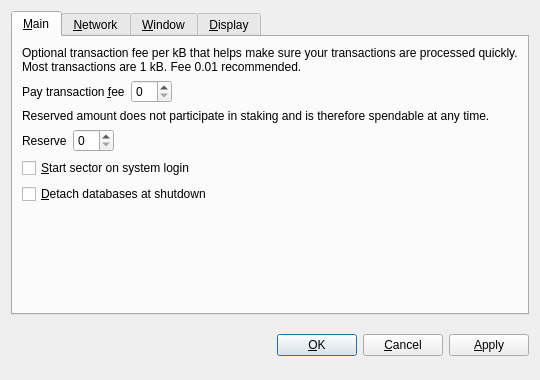
<?xml version="1.0" encoding="UTF-8"?>
<ui version="4.0">
 <class>OptionsDialog</class>
 <widget class="QDialog" name="OptionsDialog">
  <property name="geometry">
   <rect>
    <x>0</x>
    <y>0</y>
    <width>540</width>
    <height>380</height>
   </rect>
  </property>
  <property name="windowTitle">
   <string>Options</string>
  </property>
  <property name="modal">
   <bool>true</bool>
  </property>
  <layout class="QVBoxLayout" name="verticalLayout">
   <item>
    <widget class="QTabWidget" name="tabWidget">
     <property name="tabPosition">
      <enum>QTabWidget::North</enum>
     </property>
     <property name="currentIndex">
      <number>0</number>
     </property>
     <widget class="QWidget" name="tabMain">
      <attribute name="title">
       <string>&amp;Main</string>
      </attribute>
      <layout class="QVBoxLayout" name="verticalLayout_Main">
       <item>
        <widget class="QLabel" name="transactionFeeInfoLabel">
         <property name="text">
          <string>Optional transaction fee per kB that helps make sure your transactions are processed quickly. Most transactions are 1 kB. Fee 0.01 recommended.</string>
         </property>
         <property name="textFormat">
          <enum>Qt::PlainText</enum>
         </property>
         <property name="wordWrap">
          <bool>true</bool>
         </property>
        </widget>
       </item>
       <item>
        <layout class="QHBoxLayout" name="horizontalLayoutFee">
         <item>
          <widget class="QLabel" name="transactionFeeLabel">
           <property name="text">
            <string>Pay transaction &amp;fee</string>
           </property>
           <property name="textFormat">
            <enum>Qt::PlainText</enum>
           </property>
           <property name="buddy">
            <cstring>transactionFee</cstring>
           </property>
          </widget>
         </item>
         <item>
          <widget class="BitcoinAmountField" name="transactionFee"/>
         </item>
         <item>
          <spacer name="horizontalSpacerFee">
           <property name="orientation">
            <enum>Qt::Horizontal</enum>
           </property>
           <property name="sizeHint" stdset="0">
            <size>
             <width>40</width>
             <height>20</height>
            </size>
           </property>
          </spacer>
         </item>
        </layout>
       </item>
       <item>
        <widget class="QLabel" name="reserveBalanceInfoLabel">
         <property name="text">
          <string>Reserved amount does not participate in staking and is therefore spendable at any time.</string>
         </property>
         <property name="textFormat">
          <enum>Qt::PlainText</enum>
         </property>
         <property name="wordWrap">
          <bool>true</bool>
         </property>
        </widget>
       </item>
       <item>
        <layout class="QHBoxLayout" name="horizontalLayoutReserveBalance">
         <item>
          <widget class="QLabel" name="reserveBalanceLabel">
           <property name="text">
            <string>Reserve</string>
           </property>
           <property name="textFormat">
            <enum>Qt::PlainText</enum>
           </property>
           <property name="buddy">
            <cstring>reserveBalance</cstring>
           </property>
          </widget>
         </item>
         <item>
          <widget class="BitcoinAmountField" name="reserveBalance"/>
         </item>
         <item>
          <spacer name="horizontalSpacerReserveBalance">
           <property name="orientation">
            <enum>Qt::Horizontal</enum>
           </property>
           <property name="sizeHint" stdset="0">
            <size>
             <width>40</width>
             <height>20</height>
            </size>
           </property>
          </spacer>
         </item>
        </layout>
       </item>
       <item>
        <widget class="QCheckBox" name="bitcoinAtStartup">
         <property name="toolTip">
          <string>Automatically start sector after logging in to the system.</string>
         </property>
         <property name="text">
          <string>&amp;Start sector on system login</string>
         </property>
        </widget>
       </item>
       <item>
        <widget class="QCheckBox" name="detachDatabases">
         <property name="toolTip">
          <string>Detach block and address databases at shutdown. This means they can be moved to another data directory, but it slows down shutdown. The wallet is always detached.</string>
         </property>
         <property name="text">
          <string>&amp;Detach databases at shutdown</string>
         </property>
        </widget>
       </item>
       <item>
        <spacer name="verticalSpacer_Main">
         <property name="orientation">
          <enum>Qt::Vertical</enum>
         </property>
         <property name="sizeHint" stdset="0">
          <size>
           <width>20</width>
           <height>40</height>
          </size>
         </property>
        </spacer>
       </item>
      </layout>
     </widget>
     <widget class="QWidget" name="tabNetwork">
      <attribute name="title">
       <string>&amp;Network</string>
      </attribute>
      <layout class="QVBoxLayout" name="verticalLayout_Network">
       <item>
        <widget class="QCheckBox" name="mapPortUpnp">
         <property name="toolTip">
          <string>Automatically open the sector client port on the router. This only works when your router supports UPnP and it is enabled.</string>
         </property>
         <property name="text">
          <string>Map port using &amp;UPnP</string>
         </property>
        </widget>
       </item>
       <item>
        <widget class="QCheckBox" name="connectSocks">
         <property name="toolTip">
          <string>Connect to the sector network through a SOCKS proxy (e.g. when connecting through Tor).</string>
         </property>
         <property name="text">
          <string>&amp;Connect through SOCKS proxy:</string>
         </property>
        </widget>
       </item>
       <item>
        <layout class="QHBoxLayout" name="horizontalLayout_Network">
         <item>
          <widget class="QLabel" name="proxyIpLabel">
           <property name="text">
            <string>Proxy &amp;IP:</string>
           </property>
           <property name="textFormat">
            <enum>Qt::PlainText</enum>
           </property>
           <property name="buddy">
            <cstring>proxyIp</cstring>
           </property>
          </widget>
         </item>
         <item>
          <widget class="QValidatedLineEdit" name="proxyIp">
           <property name="maximumSize">
            <size>
             <width>140</width>
             <height>16777215</height>
            </size>
           </property>
           <property name="toolTip">
            <string>IP address of the proxy (e.g. 127.0.0.1)</string>
           </property>
          </widget>
         </item>
         <item>
          <widget class="QLabel" name="proxyPortLabel">
           <property name="text">
            <string>&amp;Port:</string>
           </property>
           <property name="textFormat">
            <enum>Qt::PlainText</enum>
           </property>
           <property name="buddy">
            <cstring>proxyPort</cstring>
           </property>
          </widget>
         </item>
         <item>
          <widget class="QLineEdit" name="proxyPort">
           <property name="maximumSize">
            <size>
             <width>55</width>
             <height>16777215</height>
            </size>
           </property>
           <property name="toolTip">
            <string>Port of the proxy (e.g. 9050)</string>
           </property>
          </widget>
         </item>
         <item>
          <widget class="QLabel" name="socksVersionLabel">
           <property name="text">
            <string>SOCKS &amp;Version:</string>
           </property>
           <property name="textFormat">
            <enum>Qt::PlainText</enum>
           </property>
           <property name="buddy">
            <cstring>socksVersion</cstring>
           </property>
          </widget>
         </item>
         <item>
          <widget class="QValueComboBox" name="socksVersion">
           <property name="toolTip">
            <string>SOCKS version of the proxy (e.g. 5)</string>
           </property>
          </widget>
         </item>
         <item>
          <spacer name="horizontalSpacer_Network">
           <property name="orientation">
            <enum>Qt::Horizontal</enum>
           </property>
           <property name="sizeHint" stdset="0">
            <size>
             <width>40</width>
             <height>20</height>
            </size>
           </property>
          </spacer>
         </item>
        </layout>
       </item>
       <item>
        <spacer name="verticalSpacer_Network">
         <property name="orientation">
          <enum>Qt::Vertical</enum>
         </property>
         <property name="sizeHint" stdset="0">
          <size>
           <width>20</width>
           <height>40</height>
          </size>
         </property>
        </spacer>
       </item>
      </layout>
     </widget>
     <widget class="QWidget" name="tabWindow">
      <attribute name="title">
       <string>&amp;Window</string>
      </attribute>
      <layout class="QVBoxLayout" name="verticalLayout_Window">
       <item>
        <widget class="QCheckBox" name="minimizeToTray">
         <property name="toolTip">
          <string>Show only a tray icon after minimizing the window.</string>
         </property>
         <property name="text">
          <string>&amp;Minimize to the tray instead of the taskbar</string>
         </property>
        </widget>
       </item>
       <item>
        <widget class="QCheckBox" name="minimizeOnClose">
         <property name="toolTip">
          <string>Minimize instead of exit the application when the window is closed. When this option is enabled, the application will be closed only after selecting Quit in the menu.</string>
         </property>
         <property name="text">
          <string>M&amp;inimize on close</string>
         </property>
        </widget>
       </item>
       <item>
        <spacer name="verticalSpacer_Window">
         <property name="orientation">
          <enum>Qt::Vertical</enum>
         </property>
         <property name="sizeHint" stdset="0">
          <size>
           <width>20</width>
           <height>40</height>
          </size>
         </property>
        </spacer>
       </item>
      </layout>
     </widget>
     <widget class="QWidget" name="tabDisplay">
      <attribute name="title">
       <string>&amp;Display</string>
      </attribute>
      <layout class="QVBoxLayout" name="verticalLayout_Display">
       <item>
        <layout class="QHBoxLayout" name="horizontalLayout_1_Display">
         <item>
          <widget class="QLabel" name="langLabel">
           <property name="text">
            <string>User Interface &amp;language:</string>
           </property>
           <property name="textFormat">
            <enum>Qt::PlainText</enum>
           </property>
           <property name="buddy">
            <cstring>lang</cstring>
           </property>
          </widget>
         </item>
         <item>
          <widget class="QValueComboBox" name="lang">
           <property name="toolTip">
            <string>The user interface language can be set here. This setting will take effect after restarting sector.</string>
           </property>
          </widget>
         </item>
        </layout>
       </item>
       <item>
        <layout class="QHBoxLayout" name="horizontalLayout_2_Display">
         <item>
          <widget class="QLabel" name="unitLabel">
           <property name="text">
            <string>&amp;Unit to show amounts in:</string>
           </property>
           <property name="textFormat">
            <enum>Qt::PlainText</enum>
           </property>
           <property name="buddy">
            <cstring>unit</cstring>
           </property>
          </widget>
         </item>
         <item>
          <widget class="QValueComboBox" name="unit">
           <property name="toolTip">
            <string>Choose the default subdivision unit to show in the interface and when sending coins.</string>
           </property>
          </widget>
         </item>
        </layout>
       </item>
       <item>
        <widget class="QCheckBox" name="displayAddresses">
         <property name="toolTip">
          <string>Whether to show sector addresses in the transaction list or not.</string>
         </property>
         <property name="text">
          <string>&amp;Display addresses in transaction list</string>
         </property>
        </widget>
       </item>
       <item>
        <widget class="QCheckBox" name="coinControlFeatures">
         <property name="toolTip">
          <string>Whether to show coin control features or not.</string>
         </property>
         <property name="text">
          <string>Display coin &amp;control features (experts only!)</string>
         </property>
        </widget>
       </item>
       <item>
        <spacer name="verticalSpacer_Display">
         <property name="orientation">
          <enum>Qt::Vertical</enum>
         </property>
         <property name="sizeHint" stdset="0">
          <size>
           <width>20</width>
           <height>40</height>
          </size>
         </property>
        </spacer>
       </item>
      </layout>
     </widget>
    </widget>
   </item>
   <item>
    <layout class="QHBoxLayout" name="horizontalLayout_Buttons">
     <item>
      <spacer name="horizontalSpacer_1">
       <property name="orientation">
        <enum>Qt::Horizontal</enum>
       </property>
       <property name="sizeHint" stdset="0">
        <size>
         <width>40</width>
         <height>48</height>
        </size>
       </property>
      </spacer>
     </item>
     <item>
      <widget class="QLabel" name="statusLabel">
       <property name="font">
        <font>
         <weight>75</weight>
         <bold>true</bold>
        </font>
       </property>
       <property name="text">
        <string/>
       </property>
       <property name="textFormat">
        <enum>Qt::PlainText</enum>
       </property>
       <property name="wordWrap">
        <bool>true</bool>
       </property>
      </widget>
     </item>
     <item>
      <spacer name="horizontalSpacer_2">
       <property name="orientation">
        <enum>Qt::Horizontal</enum>
       </property>
       <property name="sizeHint" stdset="0">
        <size>
         <width>40</width>
         <height>48</height>
        </size>
       </property>
      </spacer>
     </item>
     <item>
      <widget class="QPushButton" name="okButton">
       <property name="text">
        <string>&amp;OK</string>
       </property>
      </widget>
     </item>
     <item>
      <widget class="QPushButton" name="cancelButton">
       <property name="text">
        <string>&amp;Cancel</string>
       </property>
       <property name="autoDefault">
        <bool>false</bool>
       </property>
      </widget>
     </item>
     <item>
      <widget class="QPushButton" name="applyButton">
       <property name="text">
        <string>&amp;Apply</string>
       </property>
       <property name="autoDefault">
        <bool>false</bool>
       </property>
      </widget>
     </item>
    </layout>
   </item>
  </layout>
 </widget>
 <customwidgets>
  <customwidget>
   <class>BitcoinAmountField</class>
   <extends>QSpinBox</extends>
   <header>bitcoinamountfield.h</header>
  </customwidget>
  <customwidget>
   <class>QValueComboBox</class>
   <extends>QComboBox</extends>
   <header>qvaluecombobox.h</header>
  </customwidget>
  <customwidget>
   <class>QValidatedLineEdit</class>
   <extends>QLineEdit</extends>
   <header>qvalidatedlineedit.h</header>
  </customwidget>
 </customwidgets>
 <resources/>
 <connections/>
</ui>
